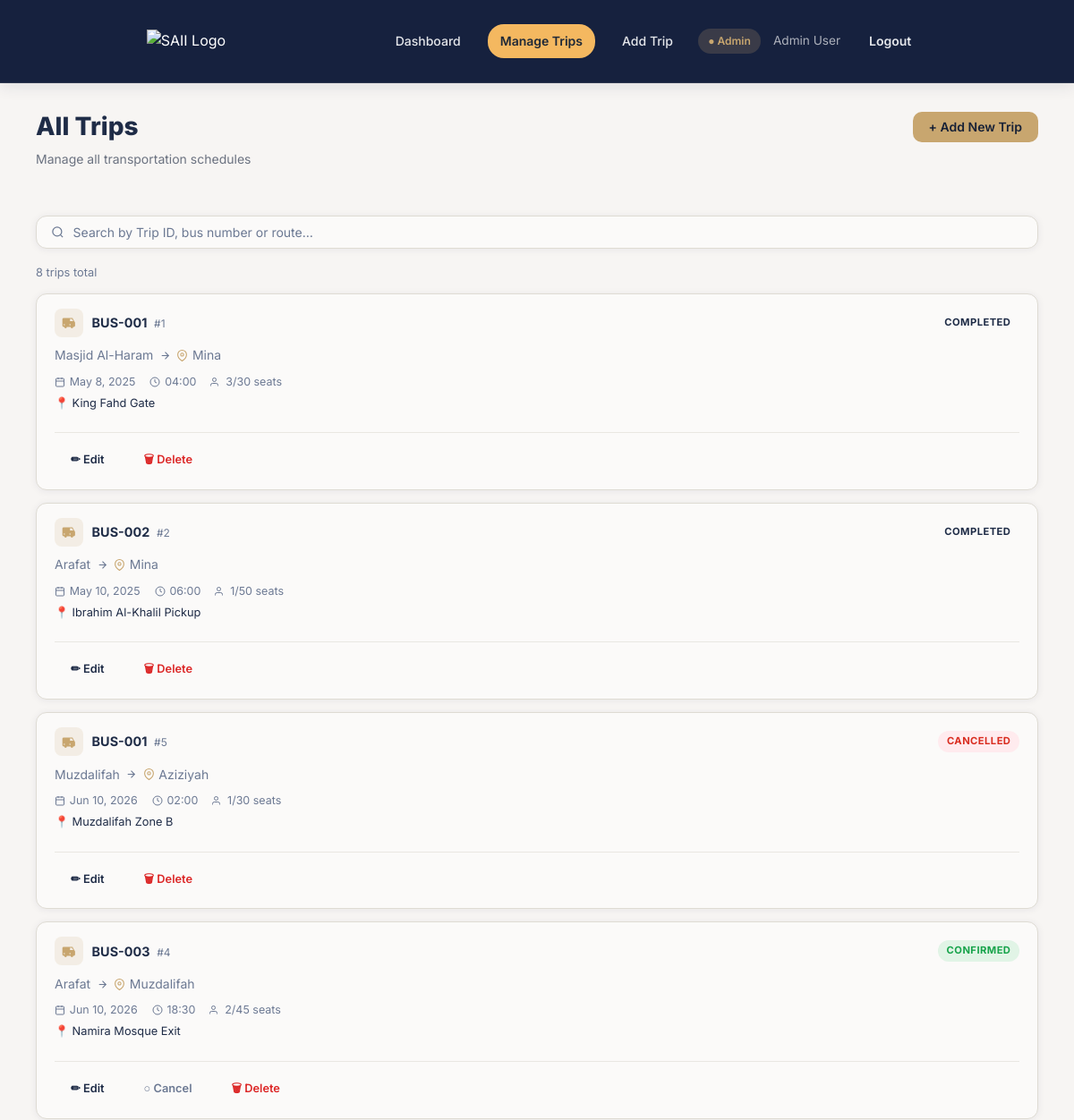
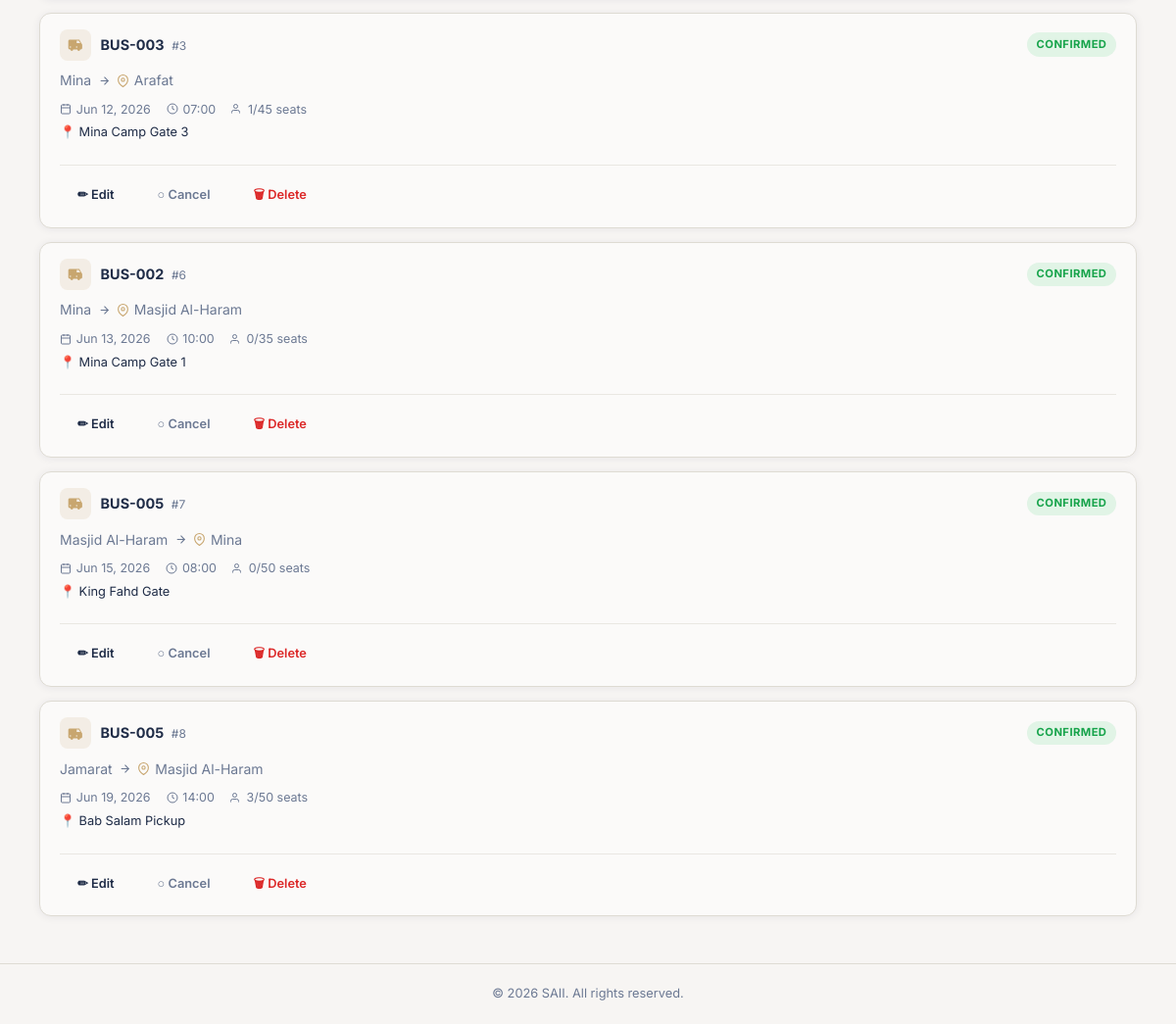
The page /manage-trips.php on the database its author committed (2 pictures, top to bottom).
### tables this page shows
CREATE TABLE `trip` (
  `TripID` int(11) NOT NULL,
  `Origin` varchar(100) NOT NULL,
  `Destination` varchar(100) NOT NULL,
  `DepartureDate` date NOT NULL,
  `DepartureTime` time NOT NULL,
  `TotalSeats` int(11) NOT NULL,
  `AvailableSeats` int(11) NOT NULL,
  `Status` enum('Confirmed','Completed','Cancelled') NOT NULL,
  `Pickup_Location` varchar(150) DEFAULT NULL,
  `BusID` int(11) NOT NULL,
  `AdminID` int(11) NOT NULL
);

CREATE TABLE `bus` (
  `BusID` int(11) NOT NULL,
  `Bus_Number` varchar(50) NOT NULL,
  `Capacity` int(11) NOT NULL,
  `Status` enum('Active','Maintenance') NOT NULL,
  `Driver_Name` varchar(100) NOT NULL,
  `Driver_Phone` varchar(20) NOT NULL
);

### manage-trips.php (the view, shortened to what this page needs)
<?php
require_once 'db_connection.php';
$search = trim($_GET['q'] ?? '');
$where  = '';
$trips = [];
$res = mysqli_query($conn,
    "SELECT t.*, b.Bus_Number
     FROM trip t
     JOIN bus b ON t.BusID = b.BusID
     $where
     ORDER BY t.DepartureDate ASC, t.DepartureTime ASC");
while ($row = mysqli_fetch_assoc($res)) {
    $trips[] = $row;
}
function fmtTime($t) {
    return substr($t, 0, 5);
}
function fmtDate($d) {
    $months = ['Jan','Feb','Mar','Apr','May','Jun','Jul','Aug','Sep','Oct','Nov','Dec'];
    $p = explode('-', $d);
    return $months[(int)$p[1]-1] . ' ' . (int)$p[2] . ', ' . $p[0];
}
?>
<!DOCTYPE html>
<html lang="en">
<head>
  <link rel="stylesheet" href="styles.css"/>
</head>
<body class="page-wrapper">
<header class="navbar">
  <div class="navbar-inner">
    <a href="admin-dashboard.php" class="nav-logo">
      <img src="image/saii.png" alt="SAII Logo" class="logo-img"/>
    </a>
    <nav class="nav-links" style="align-items:center;justify-content:center;">
      <a href="admin-dashboard.php" class="nav-link">Dashboard</a>
      <a href="manage-trips.php"    class="nav-link active">Manage Trips</a>
      <a href="add-trip.php"        class="nav-link">Add Trip</a>
    </nav>
    <div class="nav-right">
      <span class="role-chip admin">&#9679; Admin</span>
      <span style="color:rgba(255,255,255,.65);font-size:.85rem;">Admin User</span>
      <a href="logout.php" class="btn btn-sm btn-outline-dark">Logout</a>
    </div>
  </div>
</header>
<div class="page-content">
  <div class="page-header">
    <div>
      <h1 class="page-title">All Trips</h1>
      <p class="page-subtitle">Manage all transportation schedules</p>
    </div>
    <a href="add-trip.php" class="btn btn-accent">+ Add New Trip</a>
  </div>
  <form method="GET" action="manage-trips.php" style="margin-bottom:.5rem;">
    <div class="search-bar">
      <svg viewBox="0 0 24 24" fill="none" stroke="currentColor" stroke-width="2">
        <circle cx="11" cy="11" r="8"/><line x1="21" y1="21" x2="16.65" y2="16.65"/>
      </svg>
      <input type="text" name="q" id="search-input"
             placeholder="Search by Trip ID, bus number or route…"
             value="<?= htmlspecialchars($search) ?>"
             onchange="this.form.submit()"/>
    </div>
  </form>
  <p class="trip-count-label">
    <?= $search
      ? count($trips) . ' result' . (count($trips) !== 1 ? 's' : '') . ' for "' . htmlspecialchars($search) . '"'
      : count($trips) . ' trip' . (count($trips) !== 1 ? 's' : '') . ' total'
    ?>
  </p>
  <div class="trips-list" id="trips-list">
    <?php if (empty($trips)): ?>
      <div class="empty-state">
        <svg viewBox="0 0 24 24" fill="none" stroke="currentColor" stroke-width="1.5">
          <circle cx="12" cy="12" r="10"/><line x1="8" y1="12" x2="16" y2="12"/>
        </svg>
        <p>No trips match your search</p>
      </div>
    <?php else: ?>
      <?php foreach ($trips as $t):
        $booked = (int)$t['TotalSeats'] - (int)$t['AvailableSeats'];
        $statusClass = strtolower($t['Status']);
        if ($statusClass === 'confirmed') $statusClass = 'active';
        elseif ($statusClass === 'completed') $statusClass = 'info';
        elseif ($statusClass === 'cancelled') $statusClass = 'cancelled';
      ?>
      <div class="trip-card">
        <div class="trip-card-top">
          <div class="trip-card-title">
            <div class="bus-icon-wrap">
              <svg viewBox="0 0 24 24"><path d="M17 5H3C1.89 5 1 5.89 1 7v10c0 1.11.89 2 2 2h1a2 2 0 004 0h6a2 2 0 004 0h1c1.11 0 2-.89 2-2v-5l-3-5zm-1 1.5l2.28 3.5H13V6.5h3zm-11 9a1 1 0 11-2 0 1 1 0 012 0zm9 0a1 1 0 11-2 0 1 1 0 012 0z"/></svg>
            </div>
            <div>
              <span class="trip-bus-name"><?= htmlspecialchars($t['Bus_Number']) ?></span>
              <span class="trip-id-tag"> #<?= $t['TripID'] ?></span>
            </div>
          </div>
          <span class="badge badge-<?= $statusClass ?>"><?= htmlspecialchars($t['Status']) ?></span>
        </div>
        <div class="trip-route">
          <span><?= htmlspecialchars($t['Origin']) ?></span>
          <svg viewBox="0 0 24 24" fill="none" stroke="currentColor" stroke-width="2" style="width:13px;height:13px">
            <line x1="5" y1="12" x2="19" y2="12"/><polyline points="12 5 19 12 12 19"/>
          </svg>
          <span class="to-wrap">
            <svg viewBox="0 0 24 24" fill="none" stroke="currentColor" stroke-width="2" style="width:13px;height:13px;color:var(--accent)">
              <path d="M21 10c0 7-9 13-9 13s-9-6-9-13a9 9 0 0118 0z"/><circle cx="12" cy="10" r="3"/>
            </svg>
            <?= htmlspecialchars($t['Destination']) ?>
          </span>
        </div>
        <div class="trip-meta">
          <span>
            <svg viewBox="0 0 24 24" fill="none" stroke="currentColor" stroke-width="2">
              <rect x="3" y="4" width="18" height="18" rx="2"/>
              <line x1="16" y1="2" x2="16" y2="6"/><line x1="8" y1="2" x2="8" y2="6"/><line x1="3" y1="10" x2="21" y2="10"/>
            </svg>
            <?= fmtDate($t['DepartureDate']) ?>
          </span>
          <span>
            <svg viewBox="0 0 24 24" fill="none" stroke="currentColor" stroke-width="2">
              <circle cx="12" cy="12" r="10"/><polyline points="12 6 12 12 16 14"/>
            </svg>
            <?= fmtTime($t['DepartureTime']) ?>
          </span>
          <span>
            <svg viewBox="0 0 24 24" fill="none" stroke="currentColor" stroke-width="2">
              <path d="M17 21v-2a4 4 0 00-4-4H5a4 4 0 00-4 4v2"/><circle cx="9" cy="7" r="4"/>
            </svg>
            <?= $booked ?>/<?= $t['TotalSeats'] ?> seats
          </span>
        </div>
        <?php if ($t['Pickup_Location']): ?>
        <div style="font-size:.8rem;color:var(--fg-muted);padding:.25rem 0 .5rem;">
          📍 <?= htmlspecialchars($t['Pickup_Location']) ?>
        </div>
        <?php endif; ?>
        <div class="trip-actions">
          <button class="btn btn-sm btn-outline"
            onclick="openEdit(
              <?= $t['TripID'] ?>,
              '<?= htmlspecialchars(addslashes($t['Origin'])) ?>',
              '<?= htmlspecialchars(addslashes($t['Destination'])) ?>',
              '<?= $t['DepartureDate'] ?>',
              '<?= substr($t['DepartureTime'],0,5) ?>',
              <?= $t['TotalSeats'] ?>,
              '<?= htmlspecialchars(addslashes($t['Bus_Number'])) ?>'
            )">✏ Edit</button>
          <?php if ($t['Status'] === 'Confirmed'): ?>
          <form method="POST" style="display:inline;">
            <button type="submit" class="btn btn-sm btn-ghost"
              onclick="return confirm('Cancel this trip?')">○ Cancel</button>
          </form>
          <?php endif; ?>
          <button class="btn btn-sm btn-outline"
            style="color:var(--destructive);border-color:var(--destructive);"
            onclick="openDelete(<?= $t['TripID'] ?>)">🗑 Delete</button>
        </div>
      </div>
      <?php endforeach; ?>
    <?php endif; ?>
  </div>
</div>
<footer class="site-footer">
  <p>© 2026 SAII. All rights reserved.</p>
</footer>
</body>
</html>

### rows shown on the page
trip: BusID.Bus_Number "BUS-001", TripID "1", Status "COMPLETED", Origin "Masjid Al-Haram", Destination "Mina", DepartureDate "May 8, 2025", DepartureTime "04:00", booked "3", TotalSeats "30", Pickup_Location "King Fahd Gate"
trip: BusID.Bus_Number "BUS-002", TripID "2", Status "COMPLETED", Origin "Arafat", Destination "Mina", DepartureDate "May 10, 2025", DepartureTime "06:00", booked "1", TotalSeats "50", Pickup_Location "Ibrahim Al-Khalil Pickup"
trip: BusID.Bus_Number "BUS-001", TripID "5", Status "CANCELLED", Origin "Muzdalifah", Destination "Aziziyah", DepartureDate "Jun 10, 2026", DepartureTime "02:00", booked "1", TotalSeats "30", Pickup_Location "Muzdalifah Zone B"
trip: BusID.Bus_Number "BUS-003", TripID "4", Status "CONFIRMED", Origin "Arafat", Destination "Muzdalifah", DepartureDate "Jun 10, 2026", DepartureTime "18:30", booked "2", TotalSeats "45", Pickup_Location "Namira Mosque Exit"
trip: BusID.Bus_Number "BUS-003", TripID "3", Status "CONFIRMED", Origin "Mina", Destination "Arafat", DepartureDate "Jun 12, 2026", DepartureTime "07:00", booked "1", TotalSeats "45", Pickup_Location "Mina Camp Gate 3"
trip: BusID.Bus_Number "BUS-002", TripID "6", Status "CONFIRMED", Origin "Mina", Destination "Masjid Al-Haram", DepartureDate "Jun 13, 2026", DepartureTime "10:00", booked "0", TotalSeats "35", Pickup_Location "Mina Camp Gate 1"
trip: BusID.Bus_Number "BUS-005", TripID "7", Status "CONFIRMED", Origin "Masjid Al-Haram", Destination "Mina", DepartureDate "Jun 15, 2026", DepartureTime "08:00", booked "0", TotalSeats "50", Pickup_Location "King Fahd Gate"
trip: BusID.Bus_Number "BUS-005", TripID "8", Status "CONFIRMED", Origin "Jamarat", Destination "Masjid Al-Haram", DepartureDate "Jun 19, 2026", DepartureTime "14:00", booked "3", TotalSeats "50", Pickup_Location "Bab Salam Pickup"

### other values the page prints
count($trips) "8"
